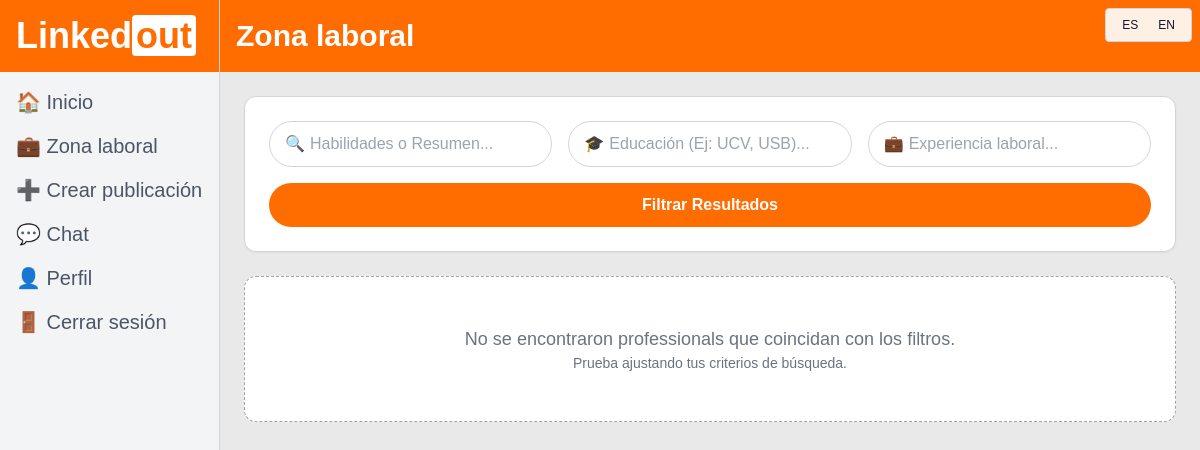
Before: /search-professionals/ (signed in) with the older database file.
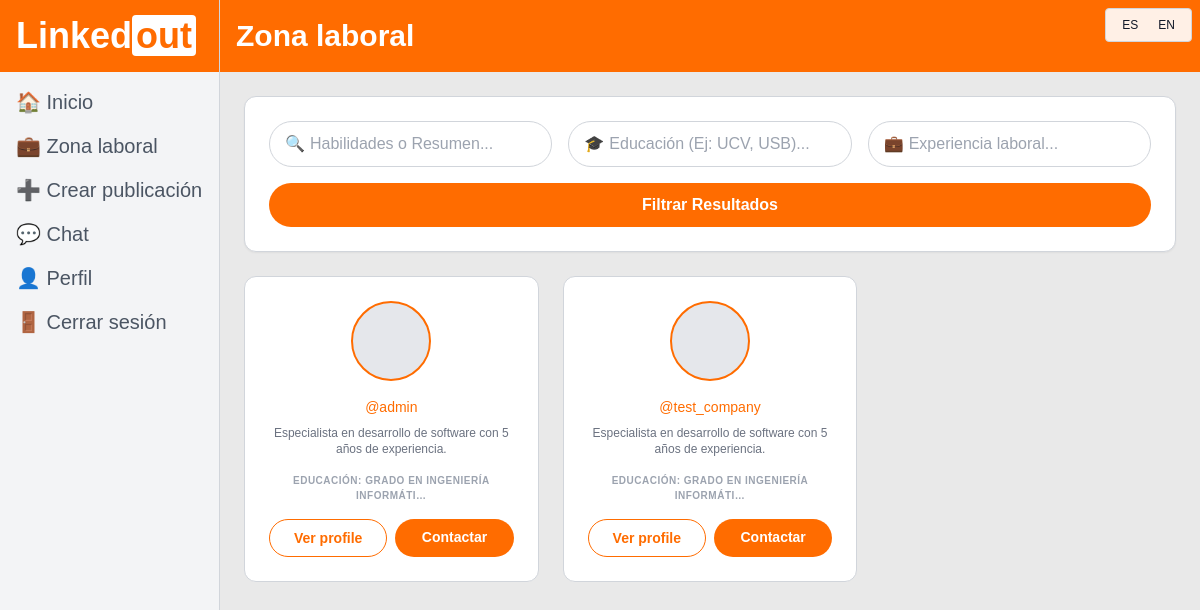
After: the same page with the newer database file.
### apps/linkedout/models.py (models this page shows, shortened)
class Profile(models.Model):
    user = models.OneToOneField(User,
                                on_delete=models.CASCADE,
                                related_name='profile')
    PROFESSIONAL = 'professional'
    COMPANY = 'company'
    USER_TYPE_CHOICES = [
        (PROFESSIONAL, ('Profesional')),
        (COMPANY, ('Empresa')),
    ]
    user_type = models.CharField(max_length=20,
                                 choices=USER_TYPE_CHOICES,
                                 default=PROFESSIONAL)
    professional_summary = models.TextField(null=True, blank=True)
    education = models.TextField(null=True, blank=True)
    experience = models.TextField(null=True, blank=True)

### apps/linkedout/views.py (the view, shortened to what this page needs)
# urls.py: path('search-professionals/', views.search_professionals, name='search_professionals'),
def search_professionals(request):
    summary = request.GET.get('summary', '')
    education = request.GET.get('education', '')
    experience = request.GET.get('experience', '')
    professionals = Profile.objects.filter(user_type=Profile.PROFESSIONAL)
    context = {
        'page_title': _('Zona laboral'),
        'professionals': professionals,
        'show_bottom_nav': True,
    }
    return render(request, 'search_professionals.html', context)

### apps/linkedout/templates/search_professionals.html (shortened to what this page needs)
{% extends 'base.html' %}
{% load i18n static %}
{% block content %}
<div class="max-w-6xl mx-auto space-y-6">
    <section class="bg-white p-6 rounded-xl border border-gray-300 shadow-sm">
        <form method="GET" action="{% url 'search_professionals' %}" class="space-y-4">
            <div class="grid grid-cols-1 md:grid-cols-3 gap-4">
                <div class="relative w-full">
                    <span class="absolute left-4 top-1/2 -translate-y-1/2 text-gray-400">🔍</span>
                    <input type="text" name="summary" value="{{ request.GET.summary }}"
                        placeholder="{% trans 'Habilidades o Resumen...' %}"
                        class="w-full pl-10 pr-4 py-2.5 border border-gray-300 rounded-full focus:border-linkedout-orange focus:ring-1 focus:ring-linkedout-orange outline-none">
                </div>
                <div class="relative w-full">
                    <span class="absolute left-4 top-1/2 -translate-y-1/2 text-gray-400">🎓</span>
                    <input type="text" name="education" value="{{ request.GET.education }}"
                        placeholder="{% trans 'Educación (Ej: UCV, USB)...' %}"
                        class="w-full pl-10 pr-4 py-2.5 border border-gray-300 rounded-full focus:border-linkedout-orange focus:ring-1 focus:ring-linkedout-orange outline-none">
                </div>
                <div class="relative w-full">
                    <span class="absolute left-4 top-1/2 -translate-y-1/2 text-gray-400">💼</span>
                    <input type="text" name="experience" value="{{ request.GET.experience }}"
                        placeholder="{% trans 'Experiencia laboral...' %}"
                        class="w-full pl-10 pr-4 py-2.5 border border-gray-300 rounded-full focus:border-linkedout-orange focus:ring-1 focus:ring-linkedout-orange outline-none">
                </div>
            </div>
            <button type="submit" name="search_btn"
                class="w-full bg-linkedout-orange text-white font-bold py-2.5 rounded-full hover:opacity-90 transition-opacity">
                {% trans "Filtrar Resultados" %}
            </button>
        </form>
    </section>
    <div class="grid grid-cols-1 sm:grid-cols-2 lg:grid-cols-3 gap-6">
        {% for profile in professionals %}
        <div class="bg-white border border-gray-300 rounded-xl p-6 text-center hover:shadow-md transition-shadow">
            <div class="w-20 h-20 bg-gray-200 rounded-full mx-auto mb-4 border-2 border-linkedout-orange flex items-center justify-center">
            </div>
            <p class="text-sm text-linkedout-orange font-medium mb-2">@{{ profile.user.username }}</p>
            <p class="text-xs text-gray-500 mb-4 line-clamp-2">
                {{ profile.professional_summary|default:_("Sin resumen profesional disponible.") }}
            </p>
            <div class="text-[10px] text-gray-400 mb-4 uppercase tracking-wider font-bold">
                {% trans "Educación" %}: {{ profile.education|truncatechars:30|default:_("No especificada") }}
            </div>
            <div class="grid grid-cols-2 gap-2 mt-auto">
                <a href="{% url 'profile' %}"
                   class="text-sm font-bold border border-linkedout-orange text-linkedout-orange py-2 rounded-full hover:bg-orange-50 transition-colors block text-center">
                    {% trans "Ver profile" %}
                </a>
                <a href="{% url 'messages' %}" class="text-sm font-bold bg-linkedout-orange text-white py-2 rounded-full hover:opacity-90 transition-opacity block text-center">
                    {% trans "Contactar" %}
                </a>
            </div>
        </div>
        {% empty %}
        <div class="col-span-full py-12 text-center text-gray-500 bg-white rounded-xl border border-dashed border-gray-400">
            <p class="text-lg font-medium">{% trans "No se encontraron professionals que coincidan con los filtros." %}</p>
            <p class="text-sm">{% trans "Prueba ajustando tus criterios de búsqueda." %}</p>
        </div>
        {% endfor %}
    </div>
</div>
{% endblock %}

Changed rows visible on the page:
added Profile: user.username "admin", professional_summary "Especialista en desarrollo de software con 5 años de experiencia.", education "GRADO EN INGENIERÍA INFORMÁTI…"
added Profile: user.username "test_company", professional_summary "Especialista en desarrollo de software con 5 años de experiencia.", education "GRADO EN INGENIERÍA INFORMÁTI…"
Other visible differences:
text no longer shown: "No se encontraron professionals que coincidan con los filtros. Prueba ajustando tus criterios de búsqueda."
